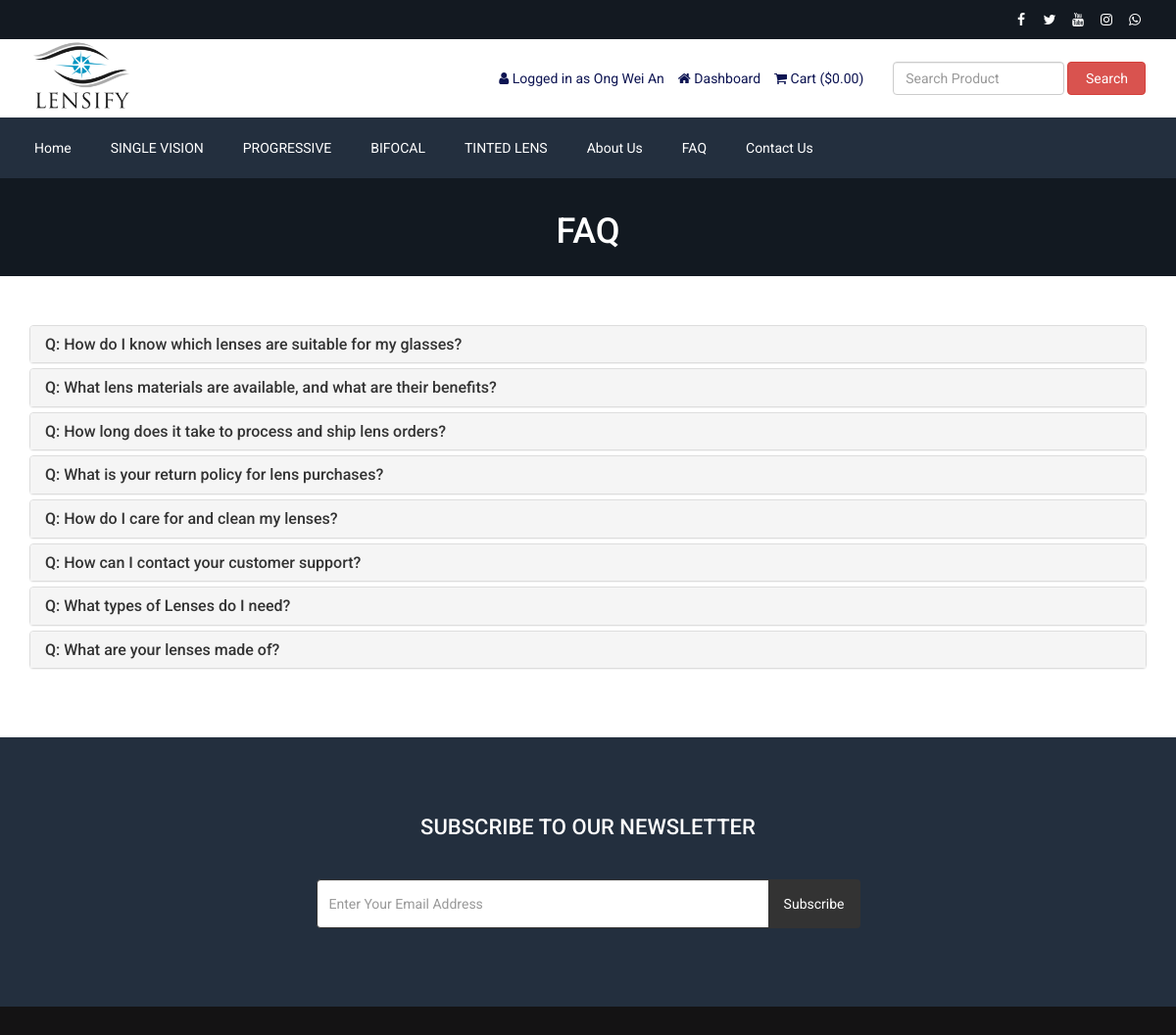
Screenshot of /faq.php (signed in) with the database file from the repository.
### tables this page shows
CREATE TABLE `tbl_social` (
  `social_id` int(11) NOT NULL,
  `social_name` varchar(30) NOT NULL,
  `social_url` varchar(255) NOT NULL,
  `social_icon` varchar(30) NOT NULL
);

CREATE TABLE `tbl_settings` (
  `id` int(11) NOT NULL,
  `logo` varchar(255) NOT NULL,
  `favicon` varchar(255) NOT NULL,
  `footer_about` text NOT NULL,
  `footer_copyright` text NOT NULL,
  `contact_address` text NOT NULL,
  `contact_email` varchar(255) NOT NULL,
  `contact_phone` varchar(255) NOT NULL,
  `contact_fax` varchar(255) NOT NULL,
  `contact_map_iframe` text NOT NULL,
  `receive_email` varchar(255) NOT NULL,
  `receive_email_subject` varchar(255) NOT NULL,
  `receive_email_thank_you_message` text NOT NULL,
  `forget_password_message` text NOT NULL,
  `total_recent_post_footer` int(10) NOT NULL,
  `total_popular_post_footer` int(10) NOT NULL,
  `total_recent_post_sidebar` int(11) NOT NULL,
  `total_popular_post_sidebar` int(11) NOT NULL,
  `total_featured_product_home` int(11) NOT NULL,
  `total_latest_product_home` int(11) NOT NULL,
  `total_popular_product_home` int(11) NOT NULL,
  `meta_title_home` text NOT NULL,
  `meta_keyword_home` text NOT NULL,
  `meta_description_home` text NOT NULL,
  `banner_login` varchar(255) NOT NULL,
  `banner_registration` varchar(255) NOT NULL,
  `banner_forget_password` varchar(255) NOT NULL,
  `banner_reset_password` varchar(255) NOT NULL,
  `banner_search` varchar(255) NOT NULL,
  `banner_cart` varchar(255) NOT NULL,
  `banner_checkout` varchar(255) NOT NULL,
  `banner_product_category` varchar(255) NOT NULL,
  `banner_blog` varchar(255) NOT NULL,
  `cta_title` varchar(255) NOT NULL,
  `cta_content` text NOT NULL,
  `cta_read_more_text` varchar(255) NOT NULL,
  `cta_read_more_url` varchar(255) NOT NULL,
  `cta_photo` varchar(255) NOT NULL,
  `featured_product_title` varchar(255) NOT NULL,
  `featured_product_subtitle` varchar(255) NOT NULL,
  `latest_product_title` varchar(255) NOT NULL,
  `latest_product_subtitle` varchar(255) NOT NULL,
  `popular_product_title` varchar(255) NOT NULL,
  `popular_product_subtitle` varchar(255) NOT NULL,
  `testimonial_title` varchar(255) NOT NULL,
  `testimonial_subtitle` varchar(255) NOT NULL,
  `testimonial_photo` varchar(255) NOT NULL,
  `blog_title` varchar(255) NOT NULL,
  `blog_subtitle` varchar(255) NOT NULL,
  `newsletter_text` text NOT NULL,
  `paypal_email` varchar(255) NOT NULL,
  `stripe_public_key` varchar(255) NOT NULL,
  `stripe_secret_key` varchar(255) NOT NULL,
  `bank_detail` text NOT NULL,
  `before_head` text NOT NULL,
  `after_body` text NOT NULL,
  `before_body` text NOT NULL,
  `home_service_on_off` int(11) NOT NULL,
  `home_welcome_on_off` int(11) NOT NULL,
  `home_featured_product_on_off` int(11) NOT NULL,
  `home_latest_product_on_off` int(11) NOT NULL,
  `home_popular_product_on_off` int(11) NOT NULL,
  `home_testimonial_on_off` int(11) NOT NULL,
  `home_blog_on_off` int(11) NOT NULL,
  `newsletter_on_off` int(11) NOT NULL,
  `ads_above_welcome_on_off` int(1) NOT NULL,
  `ads_above_featured_product_on_off` int(1) NOT NULL,
  `ads_above_latest_product_on_off` int(1) NOT NULL,
  `ads_above_popular_product_on_off` int(1) NOT NULL,
  `ads_above_testimonial_on_off` int(1) NOT NULL,
  `ads_category_sidebar_on_off` int(1) NOT NULL
);

CREATE TABLE `tbl_top_category` (
  `tcat_id` int(11) NOT NULL,
  `tcat_name` varchar(255) NOT NULL,
  `show_on_menu` int(1) NOT NULL
);

CREATE TABLE `tbl_page` (
  `id` int(11) NOT NULL,
  `about_title` varchar(255) NOT NULL,
  `about_content` text NOT NULL,
  `about_banner` varchar(255) NOT NULL,
  `about_meta_title` varchar(255) NOT NULL,
  `about_meta_keyword` text NOT NULL,
  `about_meta_description` text NOT NULL,
  `faq_title` varchar(255) NOT NULL,
  `faq_banner` varchar(255) NOT NULL,
  `faq_meta_title` varchar(255) NOT NULL,
  `faq_meta_keyword` text NOT NULL,
  `faq_meta_description` text NOT NULL,
  `blog_title` varchar(255) NOT NULL,
  `blog_banner` varchar(255) NOT NULL,
  `blog_meta_title` varchar(255) NOT NULL,
  `blog_meta_keyword` text NOT NULL,
  `blog_meta_description` text NOT NULL,
  `contact_title` varchar(255) NOT NULL,
  `contact_banner` varchar(255) NOT NULL,
  `contact_meta_title` varchar(255) NOT NULL,
  `contact_meta_keyword` text NOT NULL,
  `contact_meta_description` text NOT NULL,
  `pgallery_title` varchar(255) NOT NULL,
  `pgallery_banner` varchar(255) NOT NULL,
  `pgallery_meta_title` varchar(255) NOT NULL,
  `pgallery_meta_keyword` text NOT NULL,
  `pgallery_meta_description` text NOT NULL,
  `vgallery_title` varchar(255) NOT NULL,
  `vgallery_banner` varchar(255) NOT NULL,
  `vgallery_meta_title` varchar(255) NOT NULL,
  `vgallery_meta_keyword` text NOT NULL,
  `vgallery_meta_description` text NOT NULL
);

CREATE TABLE `tbl_faq` (
  `faq_id` int(11) NOT NULL,
  `faq_title` varchar(255) NOT NULL,
  `faq_content` text NOT NULL
);

### faq.php (the view, shortened to what this page needs)
<?php require_once('header.php'); ?>
<?php
$statement = $pdo->prepare("SELECT * FROM tbl_page WHERE id=1");
$statement->execute();
$result = $statement->fetchAll(PDO::FETCH_ASSOC);
foreach ($result as $row) {
    $faq_title = $row['faq_title'];
    $faq_banner = $row['faq_banner'];
}
?>
<div class="page-banner" style="background-image: url(assets/uploads/<?php echo $faq_banner; ?>);">
    <div class="inner">
        <h1><?php echo $faq_title; ?></h1>
    </div>
</div>
<div class="page">
    <div class="container">
        <div class="row">
            <div class="col-md-12">
                <div class="panel-group" id="faqAccordion">
                    <?php
                    $statement = $pdo->prepare("SELECT * FROM tbl_faq");
                    $statement->execute();
                    $result = $statement->fetchAll(PDO::FETCH_ASSOC);
                    foreach ($result as $row) {
                        ?>
                        <div class="panel panel-default">
                            <div class="panel-heading accordion-toggle question-toggle collapsed" data-toggle="collapse" data-parent="#faqAccordion" data-target="#question<?php echo $row['faq_id']; ?>">
                                <h4 class="panel-title">
                                    Q: <?php echo $row['faq_title']; ?>
                                </h4>
                            </div>
                        </div>
                        <?php
                    }
                    ?>
                </div>
            </div>
        </div>
    </div>
</div>
<?php require_once('footer.php'); ?>

### header.php (shortened to what this page needs)
<?php
include("admin/inc/config.php");
$statement = $pdo->prepare("SELECT * FROM tbl_settings WHERE id=1");
$statement->execute();
$result = $statement->fetchAll(PDO::FETCH_ASSOC);
foreach ($result as $row) {
	$logo = $row['logo'];
}
?>
<!DOCTYPE html>
<html lang="en">
<head>
	<link rel="stylesheet" href="assets/css/bootstrap.min.css">
	<link rel="stylesheet" href="assets/css/font-awesome.min.css">
	<link rel="stylesheet" href="assets/css/owl.carousel.min.css">
	<link rel="stylesheet" href="assets/css/owl.theme.default.min.css">
	<link rel="stylesheet" href="assets/css/jquery.bxslider.min.css">
	<link rel="stylesheet" href="assets/css/magnific-popup.css">
	<link rel="stylesheet" href="assets/css/rating.css">
	<link rel="stylesheet" href="assets/css/spacing.css">
	<link rel="stylesheet" href="assets/css/bootstrap-touch-slider.css">
	<link rel="stylesheet" href="assets/css/animate.min.css">
	<link rel="stylesheet" href="assets/css/tree-menu.css">
	<link rel="stylesheet" href="assets/css/select2.min.css">
	<link rel="stylesheet" href="assets/css/main.css">
	<link rel="stylesheet" href="assets/css/responsive.css">
	<?php
	$statement = $pdo->prepare("SELECT * FROM tbl_page WHERE id=1");
	$statement->execute();
	$result = $statement->fetchAll(PDO::FETCH_ASSOC);
	?>
</head>
<body>
	<div class="top">
		<div class="container">
			<div class="row">
				<div class="col-md-6 col-sm-6 col-xs-12">
				</div>
				<div class="col-md-6 col-sm-6 col-xs-12">
					<div class="right">
						<ul>
							<?php
							$statement = $pdo->prepare("SELECT * FROM tbl_social");
							$statement->execute();
							$result = $statement->fetchAll(PDO::FETCH_ASSOC);
							foreach ($result as $row) {
							?>
								<?php if ($row['social_url'] != '') : ?>
									<li><a href="<?php echo $row['social_url']; ?>"><i class="<?php echo $row['social_icon']; ?>"></i></a></li>
								<?php endif; ?>
							<?php
							}
							?>
						</ul>
					</div>
				</div>
			</div>
		</div>
	</div>
	<div class="header">
		<div class="container">
			<div class="row inner">
				<div class="col-md-4 logo">
					<a href="index.php"><img src="assets/uploads/<?php echo $logo; ?>" alt="logo image"></a>
				</div>
				<div class="col-md-5 right">
					<ul>
						<?php
						if (isset($_SESSION['customer'])) {
						?>
							<li><i class="fa fa-user"></i> <?php echo LANG_VALUE_13; ?> <?php echo $_SESSION['customer']['cust_name']; ?></li>
							<li><a href="dashboard.php"><i class="fa fa-home"></i> <?php echo LANG_VALUE_89; ?></a></li>
						<?php
						} else {
						?>
							<li><a href="login.php"><i class="fa fa-sign-in"></i> <?php echo LANG_VALUE_9; ?></a></li>
							<li><a href="registration.php"><i class="fa fa-user-plus"></i> <?php echo LANG_VALUE_15; ?></a></li>
						<?php
						}
						?>
						<li><a href="cart.php"><i class="fa fa-shopping-cart"></i> <?php echo LANG_VALUE_18; ?> (<?php echo LANG_VALUE_1; ?><?php
																																			if (isset($_SESSION['cart_p_id'])) {
																																				$table_total_price = 0;
																																				$i = 0;
																																				foreach ($_SESSION['cart_p_qty'] as $key => $value) {
																																					$i++;
																																					$arr_cart_p_qty[$i] = $value;
																																				}
																																				$i = 0;
																																				foreach ($_SESSION['cart_p_current_price'] as $key => $value) {
																																					$i++;
																																					$arr_cart_p_current_price[$i] = $value;
																																				}
																																				for ($i = 1; $i <= count($arr_cart_p_qty); $i++) {
																																					$row_total_price = $arr_cart_p_current_price[$i] * $arr_cart_p_qty[$i];
																																					$table_total_price = $table_total_price + $row_total_price;
																																				}
																																				echo $table_total_price;
																																			} else {
																																				echo '0.00';
																																			}
																																			?>)</a></li>
					</ul>
				</div>
				<div class="col-md-3 search-area">
					<form class="navbar-form navbar-left" role="search" action="search-result.php" method="get">
						<div class="form-group">
							<input type="text" class="form-control search-top" placeholder="<?php echo LANG_VALUE_2; ?>" name="search_text">
						</div>
						<button type="submit" class="btn btn-danger"><?php echo LANG_VALUE_3; ?></button>
					</form>
				</div>
			</div>
		</div>
	</div>
	<div class="nav">
		<div class="container">
			<div class="row">
				<div class="col-md-12 pl_0 pr_0">
					<div class="menu-container">
						<div class="menu">
							<ul>
								<li><a href="index.php">Home</a></li>
								<?php
								$statement = $pdo->prepare("SELECT * FROM tbl_top_category WHERE show_on_menu=1");
								$statement->execute();
								$result = $statement->fetchAll(PDO::FETCH_ASSOC);
								foreach ($result as $row) {
								?>
									<li><a href="product-category.php?id=<?php echo $row['tcat_id']; ?>&type=top-category"><?php echo $row['tcat_name']; ?></a>
									</li>
								<?php
								}
								?>
								<?php
								$statement = $pdo->prepare("SELECT * FROM tbl_page WHERE id=1");
								$statement->execute();
								$result = $statement->fetchAll(PDO::FETCH_ASSOC);
								foreach ($result as $row) {
									$about_title = $row['about_title'];
									$faq_title = $row['faq_title'];
									$contact_title = $row['contact_title'];
								}
								?>
								<li><a href="about.php"><?php echo $about_title; ?></a></li>
								<li><a href="faq.php"><?php echo $faq_title; ?></a></li>
								<li><a href="contact.php"><?php echo $contact_title; ?></a></li>
							</ul>
						</div>
					</div>
				</div>
			</div>
		</div>
	</div>

### rows the page displays
tbl_settings: logo (picture)
tbl_top_category: tcat_name "SINGLE VISION"
tbl_top_category: tcat_name "PROGRESSIVE"
tbl_top_category: tcat_name "BIFOCAL"
tbl_top_category: tcat_name "TINTED LENS"
tbl_page: about_title "About Us", faq_title "FAQ", contact_title "Contact Us", faq_banner (picture)
tbl_faq: faq_title "How do I know which lenses are suitable for my glasses?"
tbl_faq: faq_title "What lens materials are available, and what are their benefits?"
tbl_faq: faq_title "How long does it take to process and ship lens orders?"
tbl_faq: faq_title "What is your return policy for lens purchases?"
tbl_faq: faq_title "How do I care for and clean my lenses?"
tbl_faq: faq_title "How can I contact your customer support?"
tbl_faq: faq_title "What types of Lenses do I need?"
tbl_faq: faq_title "What are your lenses made of?"

### other values shown
LANG_VALUE_13 "Logged in as"
$_SESSION['customer']['cust_name'] "Ong Wei An"
LANG_VALUE_89 "Dashboard"
LANG_VALUE_18 "Cart"
LANG_VALUE_1 "$"
LANG_VALUE_3 "Search"
LANG_VALUE_93 "SUBSCRIBE TO OUR NEWSLETTER"
LANG_VALUE_92 "Subscribe"
